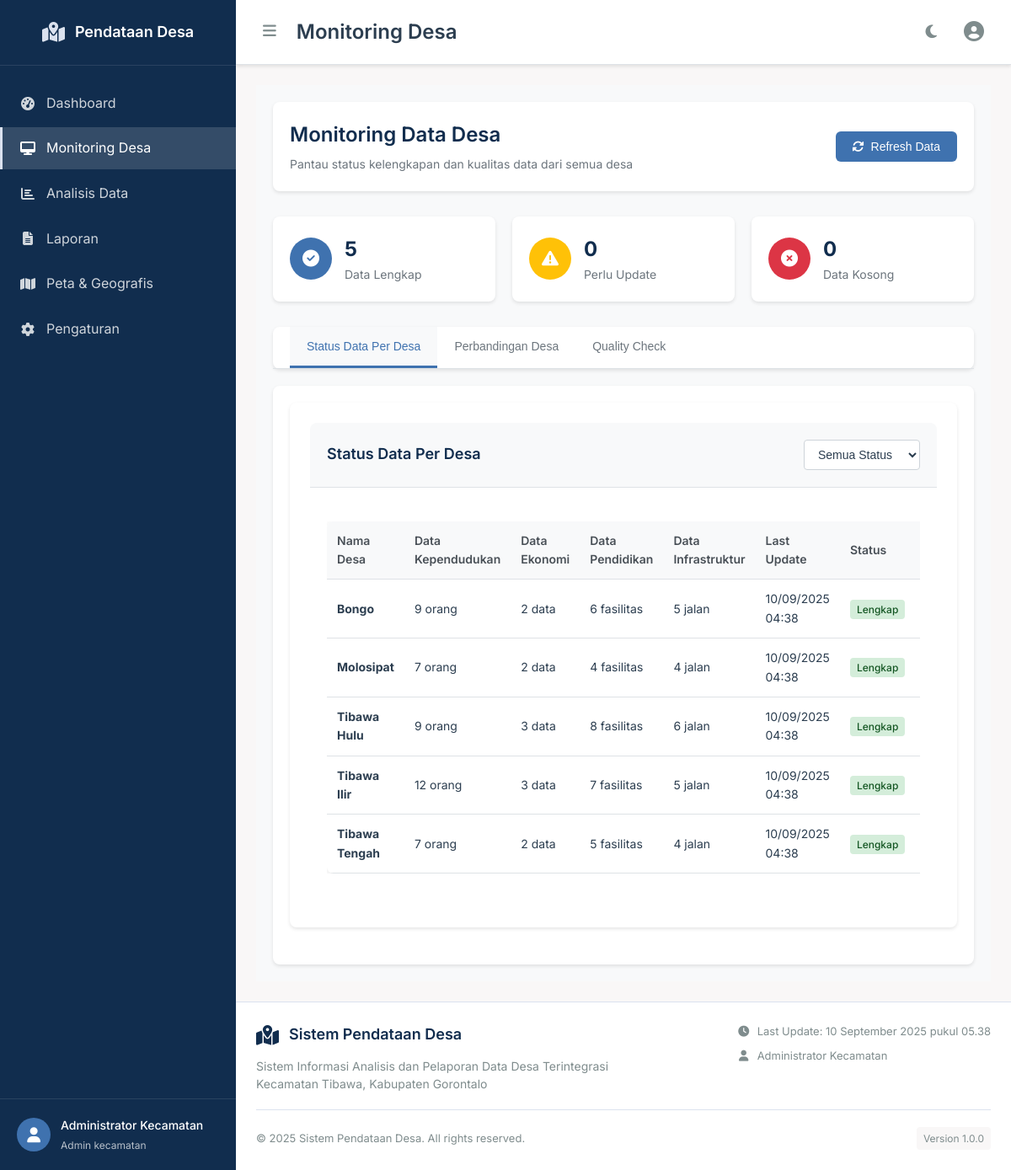
/pages/admin/monitoring/monitoring.php (signed in), run on the app's committed database.
### tables this page shows
CREATE TABLE desa (
    id_desa INT PRIMARY KEY AUTO_INCREMENT,
    nama_desa VARCHAR(100) NOT NULL,
    nama_kecamatan VARCHAR(100) NOT NULL,
    nama_kabupaten VARCHAR(100) NOT NULL,
    nama_provinsi VARCHAR(100) NOT NULL,
    luas_wilayah DECIMAL(10,2),
    jumlah_dusun INT DEFAULT 0,
    jumlah_rt INT DEFAULT 0,
    jumlah_rw INT DEFAULT 0,
    koordinat_latitude DECIMAL(10,8),
    koordinat_longitude DECIMAL(11,8),
    peta_fisik VARCHAR(255),
    peta_administratif VARCHAR(255),
    created_at TIMESTAMP DEFAULT CURRENT_TIMESTAMP,
    updated_at TIMESTAMP DEFAULT CURRENT_TIMESTAMP ON UPDATE CURRENT_TIMESTAMP,
    UNIQUE KEY unique_desa_created (nama_desa, created_at)
);

### config/database.php (called while the page is built, shortened)
<?php
class Database {
    private $host;
    private $db_name;
    private $username;
    private $password;
    public function __construct() {
        if ($this->isLocalhost()) {
            $this->host = "localhost";
            $this->db_name = "pendataan_desa";
            $this->username = "root";
            $this->password = "";
        } else {
            $this->host = "localhost";
            $this->db_name = "pendataan_desa";
            $this->username = "";
            $this->password = "";
        }
    }
    private function isLocalhost() {
        $localhost_ips = ['127.0.0.1', '::1', 'localhost'];
        return in_array($_SERVER['HTTP_HOST'], $localhost_ips) ||
               strpos($_SERVER['HTTP_HOST'], 'localhost:') === 0;
    }
    public function getConnection() {
        $this->conn = null;
        try {
            $this->conn = new PDO(
                "mysql:host=" . $this->host . ";dbname=" . $this->db_name,
                $this->username,
                $this->password
            );
            $this->conn->setAttribute(PDO::ATTR_ERRMODE, PDO::ERRMODE_EXCEPTION);
            $this->conn->exec("set names utf8");
        } catch(PDOException $exception) {
            echo "Connection error: " . $exception->getMessage();
        }
        return $this->conn;
    }
}
?>

### database/queries.php (called while the page is built, shortened)
<?php
require_once __DIR__ . '/../config/database.php';
class Queries {
    public $db;
    public function __construct() {
        $database = new Database();
        $this->db = $database->getConnection();
    }
    public function getAllDesa() {
        $query = "SELECT * FROM desa ORDER BY nama_desa ASC";
        $stmt = $this->db->prepare($query);
        $stmt->execute();
        return $stmt->fetchAll(PDO::FETCH_ASSOC);
    }
    public function getStatistikPenduduk($id_desa) {
        $stats = [];
        $query = "SELECT COUNT(*) as total FROM penduduk WHERE id_desa = :id_desa";
        $stmt = $this->db->prepare($query);
        $stmt->bindParam(':id_desa', $id_desa);
        $stmt->execute();
        $stats['total'] = $stmt->fetch(PDO::FETCH_ASSOC)['total'];
        $query = "SELECT jenis_kelamin, COUNT(*) as jumlah
                  FROM penduduk WHERE id_desa = :id_desa
                  GROUP BY jenis_kelamin";
        $stmt = $this->db->prepare($query);
        $stmt->bindParam(':id_desa', $id_desa);
        $stmt->execute();
        $stats['jenis_kelamin'] = $stmt->fetchAll(PDO::FETCH_ASSOC);
        $query = "SELECT
                    CASE
                        WHEN usia BETWEEN 0 AND 5 THEN 'Balita'
                        WHEN usia BETWEEN 6 AND 12 THEN 'Anak'
                        WHEN usia BETWEEN 13 AND 17 THEN 'Remaja'
                        WHEN usia BETWEEN 18 AND 64 THEN 'Dewasa'
                        ELSE 'Lansia'
                    END as kelompok_usia,
                    COUNT(*) as jumlah
                  FROM penduduk WHERE id_desa = :id_desa
                  GROUP BY kelompok_usia";
        $stmt = $this->db->prepare($query);
        $stmt->bindParam(':id_desa', $id_desa);
        $stmt->execute();
        $stats['kelompok_usia'] = $stmt->fetchAll(PDO::FETCH_ASSOC);
        return $stats;
    }
    public function getDataEkonomi($id_desa) {
        $query = "SELECT * FROM data_ekonomi WHERE id_desa = :id_desa ORDER BY jenis_data, nama_usaha_atau_pekerjaan";
        $stmt = $this->db->prepare($query);
        $stmt->bindParam(':id_desa', $id_desa);
        $stmt->execute();
        return $stmt->fetchAll(PDO::FETCH_ASSOC);
    }
    public function getFasilitasPendidikan($id_desa) {
        $query = "SELECT * FROM fasilitas_pendidikan WHERE id_desa = :id_desa ORDER BY jenis_pendidikan, nama_fasilitas";
        $stmt = $this->db->prepare($query);
        $stmt->bindParam(':id_desa', $id_desa);
        $stmt->execute();
        return $stmt->fetchAll(PDO::FETCH_ASSOC);
    }
    public function getInfrastrukturJalan($id_desa) {
        $query = "SELECT * FROM infrastruktur_jalan WHERE id_desa = :id_desa ORDER BY nama_jalan";
        $stmt = $this->db->prepare($query);
        $stmt->bindParam(':id_desa', $id_desa);
        $stmt->execute();
        return $stmt->fetchAll(PDO::FETCH_ASSOC);
    }
}
?>

### pages/admin/monitoring/monitoring.php (the view, shortened to what this page needs)
<?php
require_once __DIR__ . '/../../../database/queries.php';
$queries = new Queries();
$all_desa = $queries->getAllDesa();
$is_ajax = isset($_SERVER['HTTP_X_REQUESTED_WITH']) &&
           strtolower($_SERVER['HTTP_X_REQUESTED_WITH']) === 'xmlhttprequest';
?>
<div class="monitoring-admin-container">
    <div class="monitoring-admin-header">
        <div class="monitoring-admin-title">
            <h2>Monitoring Data Desa</h2>
            <p>Pantau status kelengkapan dan kualitas data dari semua desa</p>
        </div>
        <div class="monitoring-admin-actions">
            <button class="btn btn-primary" onclick="refreshAllData()">
                <i class="fas fa-sync-alt"></i>
                Refresh Data
            </button>
        </div>
    </div>
    <?php
    $data_lengkap = 0;
    $perlu_update = 0;
    $data_kosong = 0;
    foreach ($all_desa as $desa) {
        $id_desa = $desa['id_desa'];
        $stats_penduduk = $queries->getStatistikPenduduk($id_desa);
        $fasilitas = $queries->getFasilitasPendidikan($id_desa);
        $ekonomi = $queries->getDataEkonomi($id_desa);
        $total_data = ($stats_penduduk['total'] ?? 0) + count($fasilitas) + count($ekonomi);
        if ($total_data == 0) {
            $data_kosong++;
        } elseif ($total_data > 0 && count($fasilitas) > 0 && count($ekonomi) > 0) {
            $data_lengkap++;
        } else {
            $perlu_update++;
        }
    }
    ?>
    <div class="monitoring-admin-stats">
        <div class="monitoring-admin-stat-card">
            <div class="monitoring-admin-stat-icon">
                <i class="fas fa-check-circle"></i>
            </div>
            <div class="monitoring-admin-stat-content">
                <div class="monitoring-admin-stat-number"><?php echo $data_lengkap; ?></div>
                <div class="monitoring-admin-stat-label">Data Lengkap</div>
            </div>
        </div>
        <div class="monitoring-admin-stat-card">
            <div class="monitoring-admin-stat-icon warning">
                <i class="fas fa-exclamation-triangle"></i>
            </div>
            <div class="monitoring-admin-stat-content">
                <div class="monitoring-admin-stat-number"><?php echo $perlu_update; ?></div>
                <div class="monitoring-admin-stat-label">Perlu Update</div>
            </div>
        </div>
        <div class="monitoring-admin-stat-card">
            <div class="monitoring-admin-stat-icon danger">
                <i class="fas fa-times-circle"></i>
            </div>
            <div class="monitoring-admin-stat-content">
                <div class="monitoring-admin-stat-number"><?php echo $data_kosong; ?></div>
                <div class="monitoring-admin-stat-label">Data Kosong</div>
            </div>
        </div>
    </div>
    <div class="monitoring-admin-tabs">
        <div class="monitoring-admin-tab-nav">
            <button class="monitoring-admin-tab-btn active" onclick="switchMonitoringTab('status')">
                Status Data Per Desa
            </button>
            <button class="monitoring-admin-tab-btn" onclick="switchMonitoringTab('perbandingan')">
                Perbandingan Desa
            </button>
            <button class="monitoring-admin-tab-btn" onclick="switchMonitoringTab('quality')">
                Quality Check
            </button>
        </div>
    </div>
    <div class="monitoring-admin-content">
        <div class="monitoring-admin-tab-content active" id="status">
            <div class="card">
                <div class="card-header">
                    <h3>Status Data Per Desa</h3>
                    <div class="monitoring-admin-filters">
                        <select class="form-control" id="statusFilter" onchange="filterByStatus()">
                            <option value="">Semua Status</option>
                        </select>
                    </div>
                </div>
                <div class="card-body">
                    <div class="table-responsive">
                        <table class="table" id="monitoringTable">
                            <thead>
                                <tr>
                                    <th>Nama Desa</th>
                                    <th>Data Kependudukan</th>
                                    <th>Data Ekonomi</th>
                                    <th>Data Pendidikan</th>
                                    <th>Data Infrastruktur</th>
                                    <th>Last Update</th>
                                    <th>Status</th>
                                    <th>Aksi</th>
                                </tr>
                            </thead>
                            <tbody>
                                <?php if (empty($all_desa)): ?>
                                <tr>
                                    <td colspan="8" class="text-center py-4">
                                        <div class="no-data">
                                            <i class="fas fa-inbox fa-3x mb-3 text-muted"></i>
                                            <h5 class="text-muted">Tidak Ada Data</h5>
                                            <p class="text-muted">Belum ada data desa yang tersedia</p>
                                        </div>
                                    </td>
                                </tr>
                                <?php else: ?>
                                    <?php foreach ($all_desa as $desa):
                                        $id_desa = $desa['id_desa'];
                                        $stats = $queries->getStatistikPenduduk($id_desa);
                                        $fasilitas = $queries->getFasilitasPendidikan($id_desa);
                                        $ekonomi = $queries->getDataEkonomi($id_desa);
                                        $jalan = $queries->getInfrastrukturJalan($id_desa);
                                        $total_penduduk = $stats['total'] ?? 0;
                                        $total_fasilitas = count($fasilitas);
                                        $total_ekonomi = count($ekonomi);
                                        $total_jalan = count($jalan);
                                        $status_class = 'badge-warning';
                                        $status_text = 'Belum Ada Data';
                                        if ($total_penduduk > 0 && $total_fasilitas > 0 && $total_ekonomi > 0) {
                                            $status_class = 'badge-success';
                                            $status_text = 'Lengkap';
                                        } elseif ($total_penduduk > 0 || $total_fasilitas > 0 || $total_ekonomi > 0) {
                                            $status_class = 'badge-warning';
                                            $status_text = 'Tidak Lengkap';
                                        }
                                    ?>
                                    <tr data-desa="<?php echo $desa['id_desa']; ?>">
                                        <td><strong><?php echo $desa['nama_desa']; ?></strong></td>
                                        <td><?php echo $total_penduduk; ?> orang</td>
                                        <td><?php echo $total_ekonomi; ?> data</td>
                                        <td><?php echo $total_fasilitas; ?> fasilitas</td>
                                        <td><?php echo $total_jalan; ?> jalan</td>
                                        <td><?php echo date('d/m/Y H:i', strtotime($desa['created_at'])); ?></td>
                                        <td><span class="badge <?php echo $status_class; ?>"><?php echo $status_text; ?></span></td>
                                        <td>
                                        </td>
                                    </tr>
                                    <?php endforeach; ?>
                                <?php endif; ?>
                            </tbody>
                        </table>
                    </div>
                </div>
            </div>
        </div>
    </div>
</div>
<?php
if (!$is_ajax) {
    require_once __DIR__ . '/../../../layout/main.php';
}
?>

### assets/css/global.css (style rules this page uses)
:root { --primary-color: #112D4E; --secondary-color: #3F72AF; --light-color: #DBE2EF; --lightest-color: #F9F7F7; --text-dark: #2c3e50; --text-light: #7f8c8d; --success: #27ae60; --warning: #f39c12; --danger: #e74c3c; --info: #3498db; }
* { margin: 0; padding: 0; box-sizing: border-box; }
body { font-family: 'Inter', -apple-system, BlinkMacSystemFont, sans-serif; background-color: var(--lightest-color); color: var(--text-dark); line-height: 1.6; transition: all 0.3s ease; }
.card { background: white; border-radius: 12px; box-shadow: 0 2px 10px rgba(0, 0, 0, 0.1); padding: 24px; margin-bottom: 24px; transition: all 0.3s ease; overflow: hidden; max-height: none; height: auto; }
.btn { display: inline-flex; align-items: center; gap: 8px; padding: 12px 24px; border: none; border-radius: 8px; font-weight: 500; text-decoration: none; cursor: pointer; transition: all 0.3s ease; font-size: 14px; }
.btn-primary { background: var(--primary-color); color: white; }
.form-control { width: 100%; padding: 12px 16px; border: 2px solid var(--light-color); border-radius: 8px; font-size: 14px; transition: all 0.3s ease; background: white; color: var(--text-dark); }
.table-responsive { overflow-x: auto; margin: 20px 0; }
.table { width: 100%; border-collapse: collapse; background: white; border-radius: 8px; overflow: hidden; box-shadow: 0 2px 10px rgba(0, 0, 0, 0.1); }
.table th, .table td { padding: 12px 16px; text-align: left; border-bottom: 1px solid var(--light-color); font-size: 14px; }
.table th { background: var(--primary-color); color: white; font-weight: 600; }

### layout/main-layout.css (style rules this page uses)
.main-layout-body { margin: 0; padding: 0; font-family: 'Inter', -apple-system, BlinkMacSystemFont, sans-serif; background-color: var(--lightest-color); color: var(--text-dark); line-height: 1.6; }

### data on the page
desa: nama_desa "Bongo", total_penduduk "9", total_ekonomi "2", total_fasilitas "6", total_jalan "5", created_at "10/09/2025 04:38", status_text "Lengkap"
desa: nama_desa "Molosipat", total_penduduk "7", total_ekonomi "2", total_fasilitas "4", total_jalan "4", created_at "10/09/2025 04:38", status_text "Lengkap"
desa: nama_desa "Tibawa Hulu", total_penduduk "9", total_ekonomi "3", total_fasilitas "8", total_jalan "6", created_at "10/09/2025 04:38", status_text "Lengkap"
desa: nama_desa "Tibawa Ilir", total_penduduk "12", total_ekonomi "3", total_fasilitas "7", total_jalan "5", created_at "10/09/2025 04:38", status_text "Lengkap"
desa: nama_desa "Tibawa Tengah", total_penduduk "7", total_ekonomi "2", total_fasilitas "5", total_jalan "4", created_at "10/09/2025 04:38", status_text "Lengkap"

### other printed values
$_SESSION['user_name'] "Administrator Kecamatan"
str_replace('_', ' ', $_SESSION['user_role']) "Admin kecamatan"
$page_title "Monitoring Desa"
$data_lengkap "5"
$perlu_update "0"
$data_kosong "0"
